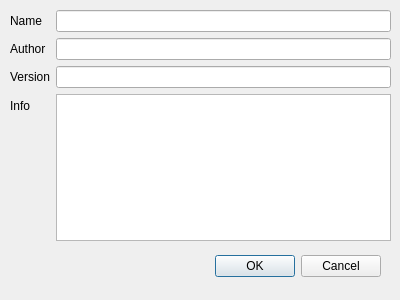
<?xml version="1.0" encoding="UTF-8"?>
<ui version="4.0">
 <class>propertiesDialog</class>
 <widget class="QDialog" name="propertiesDialog">
  <property name="geometry">
   <rect>
    <x>0</x>
    <y>0</y>
    <width>400</width>
    <height>300</height>
   </rect>
  </property>
  <property name="sizePolicy">
   <sizepolicy hsizetype="Fixed" vsizetype="Fixed">
    <horstretch>0</horstretch>
    <verstretch>0</verstretch>
   </sizepolicy>
  </property>
  <property name="windowTitle">
   <string>Properties</string>
  </property>
  <widget class="QDialogButtonBox" name="buttonBox">
   <property name="geometry">
    <rect>
     <x>40</x>
     <y>250</y>
     <width>341</width>
     <height>32</height>
    </rect>
   </property>
   <property name="orientation">
    <enum>Qt::Horizontal</enum>
   </property>
   <property name="standardButtons">
    <set>QDialogButtonBox::Cancel|QDialogButtonBox::Ok</set>
   </property>
  </widget>
  <widget class="QWidget" name="formLayoutWidget">
   <property name="geometry">
    <rect>
     <x>10</x>
     <y>10</y>
     <width>381</width>
     <height>231</height>
    </rect>
   </property>
   <layout class="QFormLayout" name="formLayout">
    <item row="1" column="0">
     <widget class="QLabel" name="label">
      <property name="text">
       <string>Author</string>
      </property>
     </widget>
    </item>
    <item row="2" column="0">
     <widget class="QLabel" name="label_2">
      <property name="text">
       <string>Version</string>
      </property>
     </widget>
    </item>
    <item row="3" column="0">
     <widget class="QLabel" name="label_3">
      <property name="text">
       <string>Info</string>
      </property>
     </widget>
    </item>
    <item row="0" column="0">
     <widget class="QLabel" name="label_4">
      <property name="text">
       <string>Name</string>
      </property>
     </widget>
    </item>
    <item row="0" column="1">
     <widget class="QLineEdit" name="nameEdit"/>
    </item>
    <item row="1" column="1">
     <widget class="QLineEdit" name="authorEdit"/>
    </item>
    <item row="2" column="1">
     <widget class="QLineEdit" name="versionEdit"/>
    </item>
    <item row="3" column="1">
     <widget class="QPlainTextEdit" name="infoEdit"/>
    </item>
   </layout>
  </widget>
 </widget>
 <resources/>
 <connections>
  <connection>
   <sender>buttonBox</sender>
   <signal>accepted()</signal>
   <receiver>propertiesDialog</receiver>
   <slot>accept()</slot>
   <hints>
    <hint type="sourcelabel">
     <x>248</x>
     <y>254</y>
    </hint>
    <hint type="destinationlabel">
     <x>157</x>
     <y>274</y>
    </hint>
   </hints>
  </connection>
  <connection>
   <sender>buttonBox</sender>
   <signal>rejected()</signal>
   <receiver>propertiesDialog</receiver>
   <slot>reject()</slot>
   <hints>
    <hint type="sourcelabel">
     <x>316</x>
     <y>260</y>
    </hint>
    <hint type="destinationlabel">
     <x>286</x>
     <y>274</y>
    </hint>
   </hints>
  </connection>
 </connections>
</ui>
